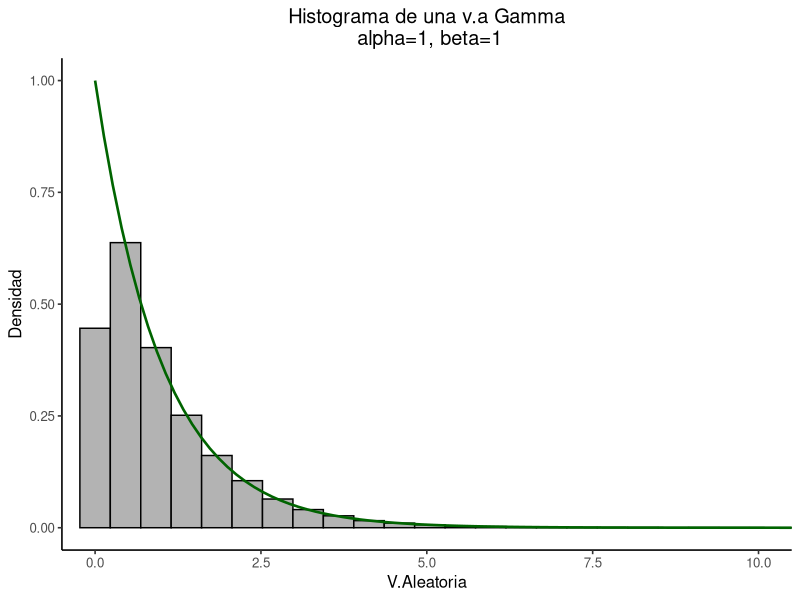
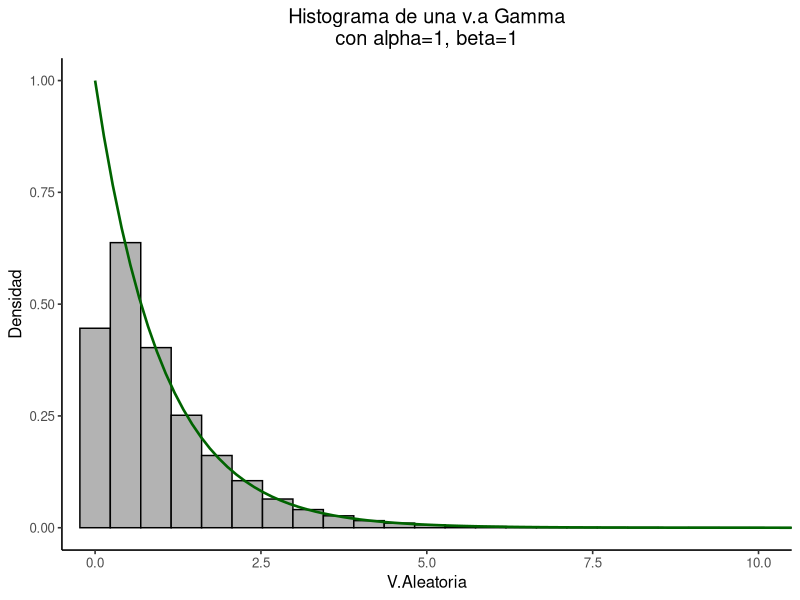
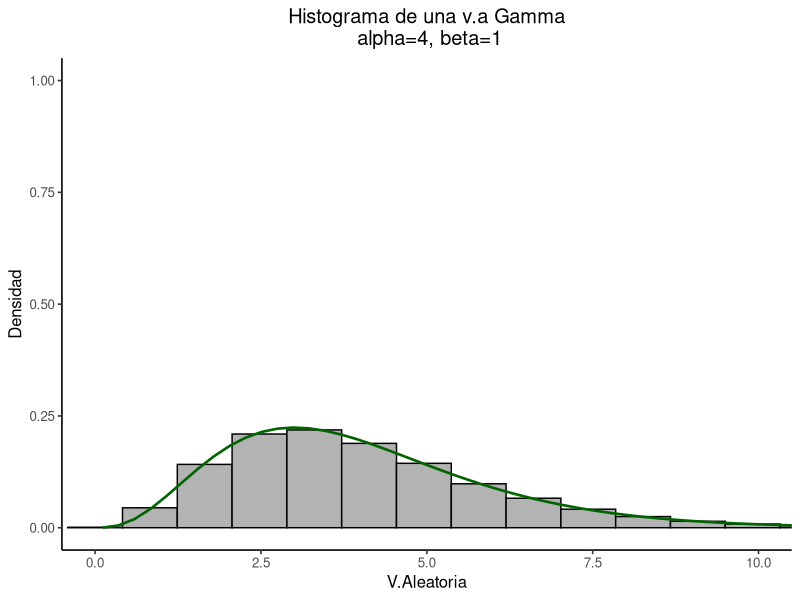
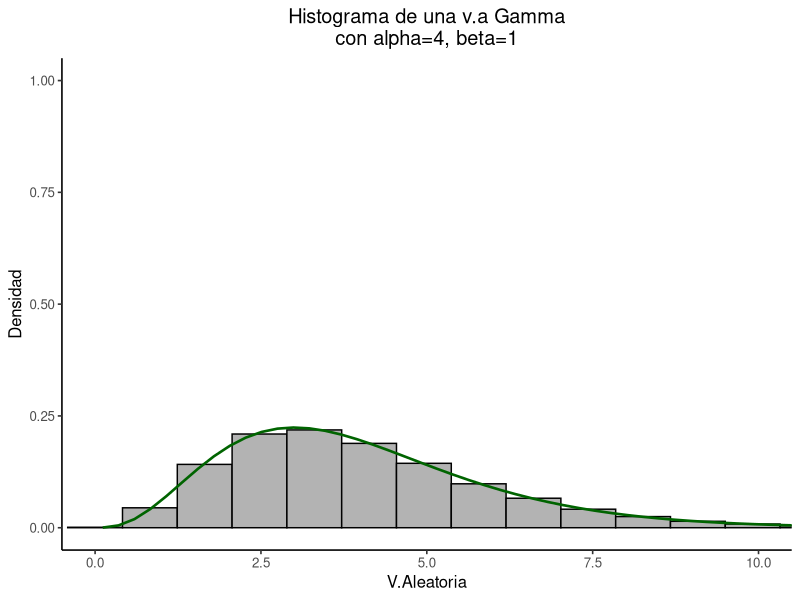
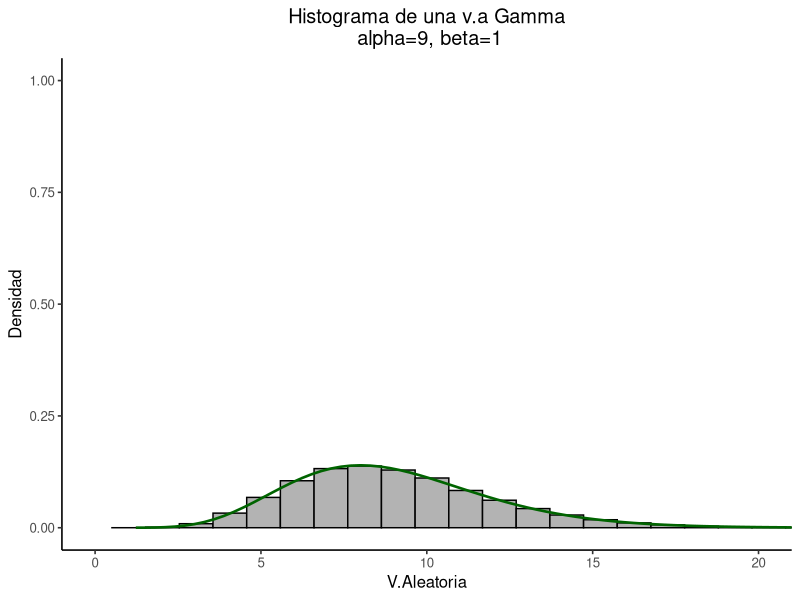
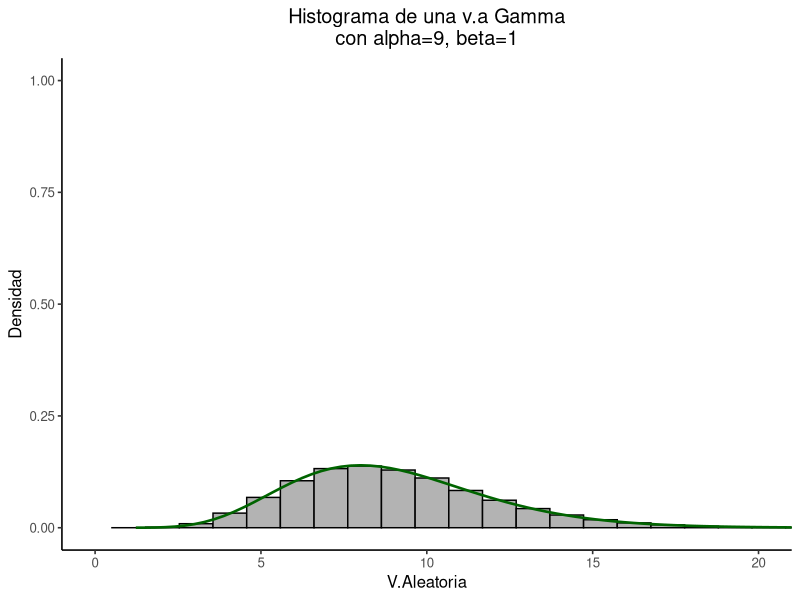
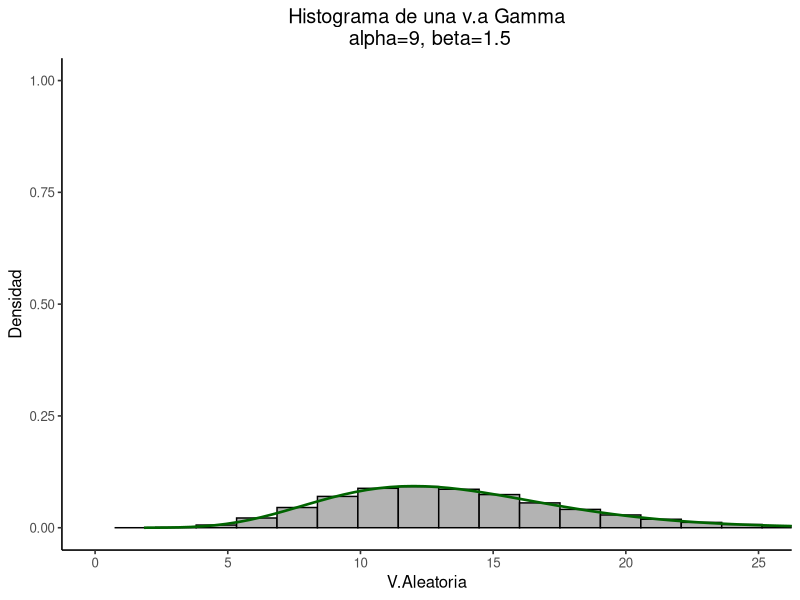
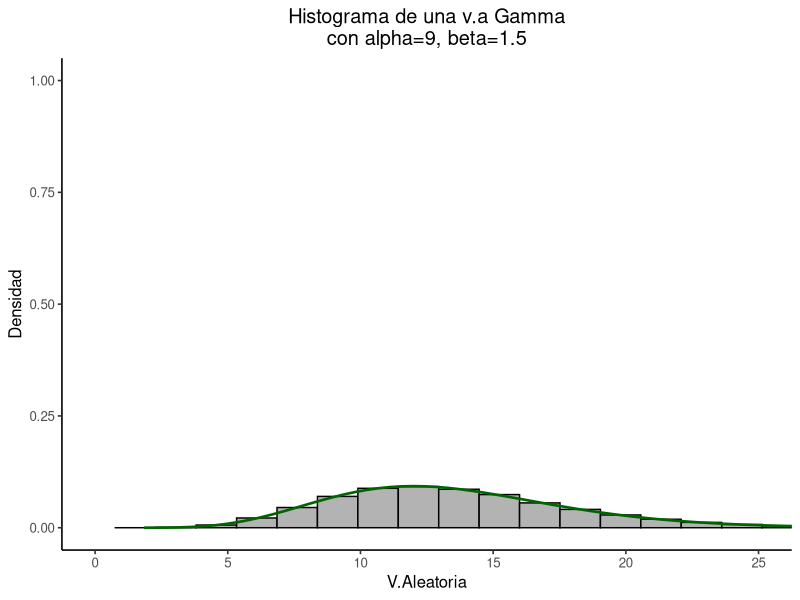

The R script that drew these images, in order:
## ---- chunk 1
#| code-fold: false
#| fig-align: "center"
#| fig-width: 5
#| fig-height: 5
library(ggplot2)

set.seed(123)
n <- 100000                  
df <- data.frame(vargamma = rgamma(n, shape = 1, scale = 1))

ggplot(df, aes(x = vargamma)) +
  geom_histogram(aes(y = after_stat(density)),
                 bins = 30, fill = "grey70", color = "black") +
  stat_function(fun = dgamma, args = list(shape = 1, scale = 1),
                linewidth = 0.9, color = "darkgreen") +
  coord_cartesian(xlim = c(0, 10), ylim = c(0, 1)) +
  labs(
    title = "Histograma de una v.a Gamma\n alpha=1, beta=1",
    x = "V.Aleatoria", y = "Densidad"
  ) +
  theme_classic(base_size = 12) +
  theme(plot.title = element_text(hjust = 0.5))
## ---- chunk 2
#| fig-show: "hide"
#| code-block-font-size: 0.7em
library(ggplot2)

set.seed(123)
n <- 100000                  
df <- data.frame(vargamma = rgamma(n, shape = 1, scale = 1))

ggplot(df, aes(x = vargamma)) +
  geom_histogram(aes(y = after_stat(density)),
                 bins = 30, fill = "grey70", color = "black") +
  stat_function(fun = dgamma, args = list(shape = 1, scale = 1),
                linewidth = 0.9, color = "darkgreen") +
  coord_cartesian(xlim = c(0, 10), ylim = c(0, 1)) +
  labs(
    title = "Histograma de una v.a Gamma\ncon alpha=1, beta=1",
    x = "V.Aleatoria", y = "Densidad"
  ) +
  theme_classic(base_size = 12) +
  theme(plot.title = element_text(hjust = 0.5))
## ---- chunk 3
#| code-fold: false
#| fig-align: "center"
#| fig-width: 5
#| fig-height: 5
library(ggplot2)

set.seed(123)
n <- 100000                  
df <- data.frame(vargamma = rgamma(n, shape = 4, scale = 1))

ggplot(df, aes(x = vargamma)) +
  geom_histogram(aes(y = after_stat(density)),
                 bins = 30, fill = "grey70", color = "black") +
  stat_function(fun = dgamma, args = list(shape = 4, scale = 1),
                linewidth = 0.9, color = "darkgreen") +
  coord_cartesian(xlim = c(0, 10), ylim = c(0, 1)) +
  labs(
    title = "Histograma de una v.a Gamma\n alpha=4, beta=1",
    x = "V.Aleatoria", y = "Densidad"
  ) +
  theme_classic(base_size = 12) +
  theme(plot.title = element_text(hjust = 0.5))
## ---- chunk 4
#| fig-show: "hide"
#| code-block-font-size: 0.7em
library(ggplot2)

set.seed(123)
n <- 100000                  
df <- data.frame(vargamma = rgamma(n, shape = 4, scale = 1))

ggplot(df, aes(x = vargamma)) +
  geom_histogram(aes(y = after_stat(density)),
                 bins = 30, fill = "grey70", color = "black") +
  stat_function(fun = dgamma, args = list(shape = 4, scale = 1),
                linewidth = 0.9, color = "darkgreen") +
  coord_cartesian(xlim = c(0, 10), ylim = c(0, 1)) +
  labs(
    title = "Histograma de una v.a Gamma\ncon alpha=4, beta=1",
    x = "V.Aleatoria", y = "Densidad"
  ) +
  theme_classic(base_size = 12) +
  theme(plot.title = element_text(hjust = 0.5))
## ---- chunk 5
#| code-fold: false
#| fig-align: "center"
#| fig-width: 5
#| fig-height: 5
library(ggplot2)

set.seed(123)
n <- 100000                  
df <- data.frame(vargamma = rgamma(n, shape = 9, scale = 1))

ggplot(df, aes(x = vargamma)) +
  geom_histogram(aes(y = after_stat(density)),
                 bins = 30, fill = "grey70", color = "black") +
  stat_function(fun = dgamma, args = list(shape = 9, scale = 1),
                linewidth = 0.9, color = "darkgreen") +
  coord_cartesian(xlim = c(0, 20), ylim = c(0, 1)) +
  labs(
    title = "Histograma de una v.a Gamma\n alpha=9, beta=1",
    x = "V.Aleatoria", y = "Densidad"
  ) +
  theme_classic(base_size = 12) +
  theme(plot.title = element_text(hjust = 0.5))
## ---- chunk 6
#| fig-show: "hide"
#| code-block-font-size: 0.7em
library(ggplot2)

set.seed(123)
n <- 100000                  
df <- data.frame(vargamma = rgamma(n, shape = 9, scale = 1))

ggplot(df, aes(x = vargamma)) +
  geom_histogram(aes(y = after_stat(density)),
                 bins = 30, fill = "grey70", color = "black") +
  stat_function(fun = dgamma, args = list(shape = 9, scale = 1),
                linewidth = 0.9, color = "darkgreen") +
  coord_cartesian(xlim = c(0, 20), ylim = c(0, 1)) +
  labs(
    title = "Histograma de una v.a Gamma\ncon alpha=9, beta=1",
    x = "V.Aleatoria", y = "Densidad"
  ) +
  theme_classic(base_size = 12) +
  theme(plot.title = element_text(hjust = 0.5))
## ---- chunk 7
#| code-fold: false
#| fig-align: "center"
#| fig-width: 5
#| fig-height: 5
library(ggplot2)

set.seed(123)
n <- 100000                  
df <- data.frame(vargamma = rgamma(n, shape = 9, scale = 1.5))

ggplot(df, aes(x = vargamma)) +
  geom_histogram(aes(y = after_stat(density)),
                 bins = 30, fill = "grey70", color = "black") +
  stat_function(fun = dgamma, args = list(shape = 9, scale = 1.5),
                linewidth = 0.9, color = "darkgreen") +
  coord_cartesian(xlim = c(0, 25), ylim = c(0, 1)) +
  labs(
    title = "Histograma de una v.a Gamma\n alpha=9, beta=1.5",
    x = "V.Aleatoria", y = "Densidad"
  ) +
  theme_classic(base_size = 12) +
  theme(plot.title = element_text(hjust = 0.5))
## ---- chunk 8
#| fig-show: "hide"
#| code-block-font-size: 0.7em
library(ggplot2)

set.seed(123)
n <- 100000                  
df <- data.frame(vargamma = rgamma(n, shape = 9, scale = 1.5))

ggplot(df, aes(x = vargamma)) +
  geom_histogram(aes(y = after_stat(density)),
                 bins = 30, fill = "grey70", color = "black") +
  stat_function(fun = dgamma, args = list(shape = 9, scale = 1.5),
                linewidth = 0.9, color = "darkgreen") +
  coord_cartesian(xlim = c(0, 25), ylim = c(0, 1)) +
  labs(
    title = "Histograma de una v.a Gamma\ncon alpha=9, beta=1.5",
    x = "V.Aleatoria", y = "Densidad"
  ) +
  theme_classic(base_size = 12) +
  theme(plot.title = element_text(hjust = 0.5))
## ---- chunk 9
1-pexp(3,1/2.4)
## ---- chunk 10
pexp(3,1/2.4)-pexp(2,1/2.4)
## ---- chunk 11
#| code-fold: false
#| fig-align: "center"
#| fig-width: 5
#| fig-height: 5
library(ggplot2)

x <- seq(0, 1, 0.01)


df <- data.frame(
  x = rep(x, 3),
  densidad = c(dbeta(x, 5, 3), dbeta(x, 3, 3), dbeta(x, 2, 2)),
  distribucion = factor(c(
    rep("Beta(5,3)", length(x)),
    rep("Beta(3,3)", length(x)),
    rep("Beta(2,2)", length(x))
  ))
)


ggplot(df, aes(x = x, y = densidad, color = distribucion)) +
  geom_line(linewidth = 1) +
  labs(
    title = "Función de Densidad Beta",
    x = "x",
    y = "f(x)",
    color = "Distribución"
  ) +
  scale_color_manual(values = c("black", "red", "green4")) +
  theme_classic(base_size = 12) +
  theme(
    plot.title = element_text(hjust = 0.5, face = "bold"),
    legend.position = "top"
  )
## ---- chunk 12
#| fig-show: "hide"
#| code-block-font-size: 0.7em
library(ggplot2)

x <- seq(0, 1, 0.01)


df <- data.frame(
  x = rep(x, 3),
  densidad = c(dbeta(x, 5, 3), dbeta(x, 3, 3), dbeta(x, 2, 2)),
  distribucion = factor(c(
    rep("Beta(5,3)", length(x)),
    rep("Beta(3,3)", length(x)),
    rep("Beta(2,2)", length(x))
  ))
)


ggplot(df, aes(x = x, y = densidad, color = distribucion)) +
  geom_line(linewidth = 1) +
  labs(
    title = "Función de Densidad Beta",
    x = "x",
    y = "f(x)",
    color = "Distribución"
  ) +
  scale_color_manual(values = c("black", "red", "green4")) +
  theme_classic(base_size = 12) +
  theme(
    plot.title = element_text(hjust = 0.5, face = "bold"),
    legend.position = "top"
  )
